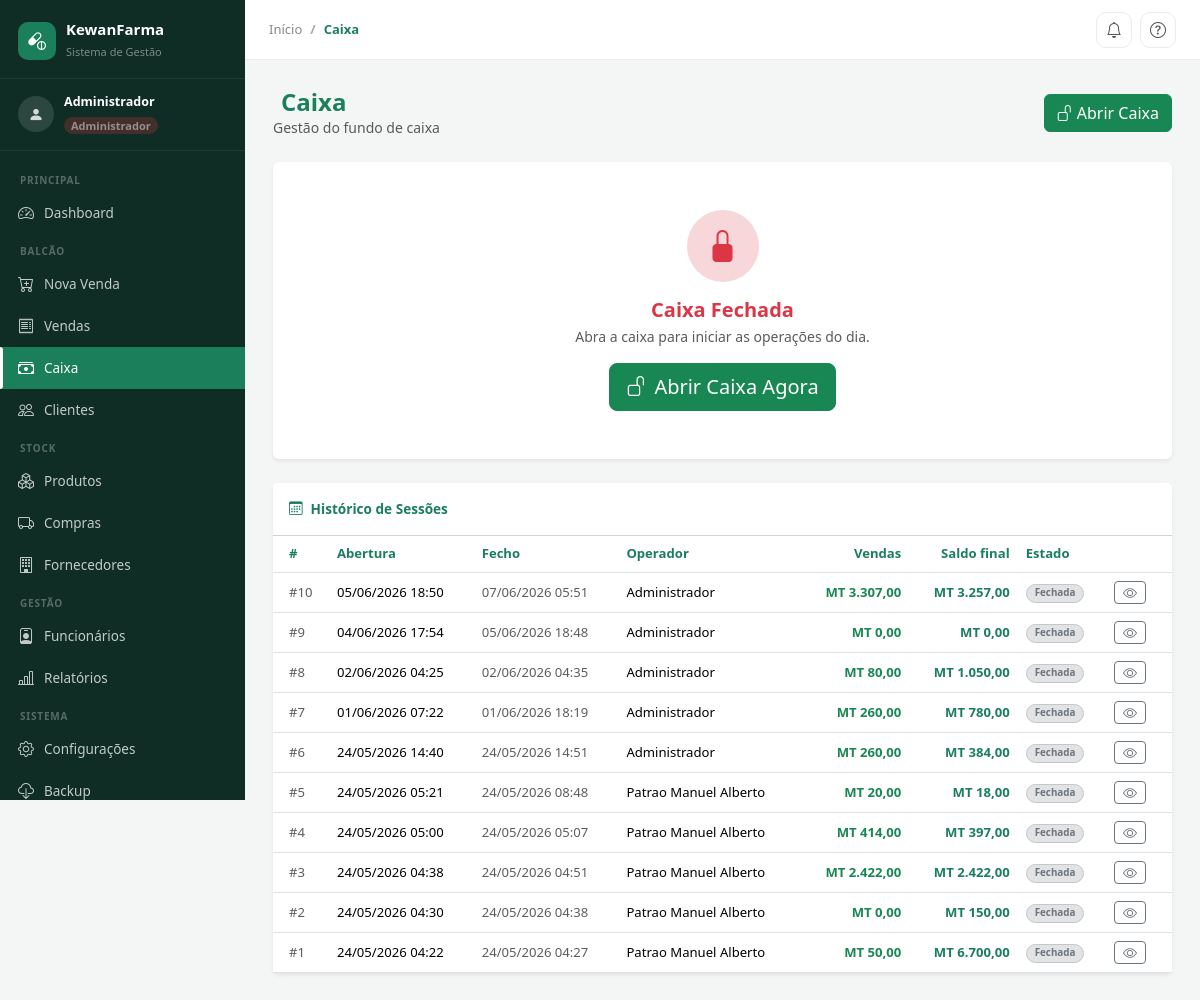
The app's page /caixa (signed in) with its own data.
### tables this page shows
CREATE TABLE `caixa` (
  `id` int(10) unsigned NOT NULL AUTO_INCREMENT,
  `usuario_id` int(10) unsigned NOT NULL,
  `saldo_inicial` decimal(12,2) NOT NULL DEFAULT 0.00,
  `saldo_final` decimal(12,2) DEFAULT NULL,
  `total_vendas` decimal(12,2) NOT NULL DEFAULT 0.00,
  `total_entradas` decimal(12,2) NOT NULL DEFAULT 0.00,
  `total_saidas` decimal(12,2) NOT NULL DEFAULT 0.00,
  `status` enum('aberto','fechado') NOT NULL DEFAULT 'aberto',
  `observacoes` text DEFAULT NULL,
  `aberto_em` timestamp NOT NULL DEFAULT current_timestamp(),
  `fechado_em` timestamp NULL DEFAULT NULL,
  PRIMARY KEY (`id`),
  KEY `idx_caixa_usuario` (`usuario_id`),
  KEY `idx_caixa_status` (`status`),
  KEY `idx_caixa_aberto_em` (`aberto_em`),
  CONSTRAINT `fk_caixa_usuario` FOREIGN KEY (`usuario_id`) REFERENCES `usuarios` (`id`) ON UPDATE CASCADE
);

CREATE TABLE `usuarios` (
  `id` int(10) unsigned NOT NULL AUTO_INCREMENT,
  `nome` varchar(120) NOT NULL,
  `email` varchar(180) NOT NULL,
  `senha_hash` varchar(255) NOT NULL,
  `perfil` enum('admin','farmaceutico','caixa','tecnico') NOT NULL DEFAULT 'caixa',
  `funcionario_id` int(10) unsigned DEFAULT NULL COMMENT 'Funcionário associado a este utilizador',
  `criado_por` int(10) unsigned DEFAULT NULL COMMENT 'Administrador que criou / atribuiu as credenciais',
  `token_reset` varchar(100) DEFAULT NULL COMMENT 'Token para redefinição de senha',
  `token_expira_em` timestamp NULL DEFAULT NULL COMMENT 'Validade do token de redefinição',
  `tentativas_login` tinyint(3) unsigned NOT NULL DEFAULT 0 COMMENT 'Contador de tentativas de login falhadas',
  `bloqueado_ate` timestamp NULL DEFAULT NULL COMMENT 'Conta bloqueada temporariamente até esta data',
  `telefone` varchar(20) DEFAULT NULL,
  `ativo` tinyint(1) NOT NULL DEFAULT 1,
  `ultimo_login` timestamp NULL DEFAULT NULL,
  `criado_em` timestamp NOT NULL DEFAULT current_timestamp(),
  `actualizado_em` timestamp NOT NULL DEFAULT current_timestamp() ON UPDATE current_timestamp(),
  PRIMARY KEY (`id`),
  UNIQUE KEY `uq_usuarios_email` (`email`),
  KEY `idx_usuarios_perfil` (`perfil`),
  KEY `idx_usuarios_ativo` (`ativo`),
  KEY `idx_usuarios_funcionario` (`funcionario_id`),
  KEY `fk_usuarios_criado_por` (`criado_por`),
  CONSTRAINT `fk_usuarios_criado_por` FOREIGN KEY (`criado_por`) REFERENCES `usuarios` (`id`) ON DELETE SET NULL ON UPDATE CASCADE,
  CONSTRAINT `fk_usuarios_funcionario` FOREIGN KEY (`funcionario_id`) REFERENCES `funcionarios` (`id`) ON DELETE SET NULL ON UPDATE CASCADE
);

### app/Views/caixa/caixa_index.php (the view, shortened to what the rows shown need)
<?php
$APP    = $_ENV['APP_URL'] ?? '';
$formas = ['dinheiro'=>'Dinheiro','mpesa'=>'M-Pesa','emola'=>'e-Mola',
           'cartao_debito'=>'Débito','cartao_credito'=>'Crédito','transferencia'=>'Transferência'];
$tiposMov = [
  'venda'      => ['success', 'bi-cart-check',     'Venda'],
  'entrada'    => ['success', 'bi-arrow-down-circle','Entrada'],
  'suprimento' => ['info',    'bi-plus-circle',     'Suprimento'],
  'devolucao'  => ['warning', 'bi-arrow-counterclockwise','Devolução'],
  'sangria'    => ['danger',  'bi-arrow-up-circle', 'Sangria'],
  'saida'      => ['danger',  'bi-dash-circle',     'Saída'],
];
?>
<div class="d-flex align-items-center justify-content-between mb-4 flex-wrap gap-2">
  <div>
    <h1 class="h4 fw-bold mb-0" style="color:var(--kf-primary)">
      <i class="bi bi-cash-register me-2"></i>Caixa
    </h1>
    <p class="text-muted small mb-0">Gestão do fundo de caixa</p>
  </div>
  <?php if ($caixaAberta): ?>
  <div class="d-flex gap-2">
    <button class="btn btn-sm btn-outline-warning" data-bs-toggle="modal" data-bs-target="#modalMovimento">
      <i class="bi bi-plus-slash-minus me-1"></i>Movimento
    </button>
    <button class="btn btn-sm btn-danger" data-bs-toggle="modal" data-bs-target="#modalFechar">
      <i class="bi bi-lock me-1"></i>Fechar Caixa
    </button>
  </div>
  <?php else: ?>
  <button class="btn btn-success" data-bs-toggle="modal" data-bs-target="#modalAbrir">
    <i class="bi bi-unlock me-1"></i>Abrir Caixa
  </button>
  <?php endif; ?>
</div>
<?php if ($caixaAberta): ?>
<div class="row g-3 mb-4">
  <div class="col-12 col-md-4">
    <div class="caixa-card shadow" style="background:linear-gradient(135deg,var(--kf-primary),#0d5c3a)">
      <div class="d-flex align-items-center gap-3 mb-3">
        <div class="rounded-circle bg-white bg-opacity-25 d-flex align-items-center justify-content-center"
             style="width:48px;height:48px">
          <i class="bi bi-unlock-fill fs-4 text-white"></i>
        </div>
        <div>
          <div class="fw-bold fs-5">Caixa Aberta</div>
          <div class="opacity-75 small"><?= date('d/m/Y H:i', strtotime($caixaAberta['aberto_em'])) ?></div>
        </div>
      </div>
      <div class="border-top border-white border-opacity-25 pt-3">
        <div class="d-flex justify-content-between mb-1 small">
          <span class="opacity-75">Operador</span>
          <span class="fw-semibold"><?= htmlspecialchars($caixaAberta['usuario_nome']) ?></span>
        </div>
        <div class="d-flex justify-content-between mb-1 small">
          <span class="opacity-75">Fundo inicial</span>
          <span class="fw-semibold">MT <?= number_format((float)$caixaAberta['saldo_inicial'],2,',','.') ?></span>
        </div>
        <?php
        $saldoEsp = (float)$caixaAberta['saldo_inicial'] + (float)$caixaAberta['total_entradas'] - (float)$caixaAberta['total_saidas'];
        ?>
        <div class="d-flex justify-content-between small border-top border-white border-opacity-25 pt-2 mt-2">
          <span class="opacity-75">Saldo esperado</span>
          <span class="fw-bold fs-6">MT <?= number_format($saldoEsp,2,',','.') ?></span>
        </div>
      </div>
    </div>
  </div>
  <div class="col-12 col-md-8">
    <div class="row g-3 h-100">
      <?php
      $totais = [
        ['Vendas', $caixaAberta['total_vendas'], 'bi-cart-check', '#198754'],
        ['Entradas', $caixaAberta['total_entradas'], 'bi-arrow-down-circle', '#0d6efd'],
        ['Saídas', $caixaAberta['total_saidas'], 'bi-arrow-up-circle', '#dc3545'],
        ['Saldo Líquido', max(0,$saldoEsp), 'bi-wallet2', '#1a7f5a'],
      ];
      foreach ($totais as [$lbl,$val,$icon,$cor]):
      ?>
      <div class="col-6">
        <div class="card border-0 shadow-sm h-100">
          <div class="card-body d-flex align-items-center gap-3 p-3">
            <div class="rounded-circle d-flex align-items-center justify-content-center flex-shrink-0"
                 style="width:40px;height:40px;background:<?= $cor ?>18">
              <i class="bi <?= $icon ?> fs-5" style="color:<?= $cor ?>"></i>
            </div>
            <div>
              <div class="fw-bold" style="font-size:1rem;color:<?= $cor ?>">
                MT <?= number_format((float)$val,2,',','.') ?>
              </div>
              <div class="text-muted small"><?= $lbl ?></div>
            </div>
          </div>
        </div>
      </div>
      <?php endforeach; ?>
    </div>
  </div>
</div>
<div class="row g-3 mb-4">
  <?php if (!empty($pagamentos)): ?>
  <div class="col-12 col-md-5">
    <div class="card border-0 shadow-sm h-100">
      <div class="card-header bg-white py-3 fw-semibold" style="font-size:.85rem;color:var(--kf-primary)">
        <i class="bi bi-pie-chart me-2"></i>Vendas por Pagamento
      </div>
      <div class="card-body p-0">
        <?php foreach ($pagamentos as $pg): ?>
        <div class="d-flex align-items-center justify-content-between px-3 py-2 border-bottom" style="font-size:.82rem">
          <div>
            <div class="fw-semibold"><?= $formas[$pg['forma_pagamento']] ?? $pg['forma_pagamento'] ?></div>
            <div class="text-muted"><?= $pg['total_vendas'] ?> venda(s)</div>
          </div>
          <div class="fw-bold text-success">MT <?= number_format((float)$pg['total_valor'],2,',','.') ?></div>
        </div>
        <?php endforeach; ?>
      </div>
    </div>
  </div>
  <?php endif; ?>
  <div class="col-12 col-md-<?= !empty($pagamentos) ? '7' : '12' ?>">
    <div class="card border-0 shadow-sm h-100">
      <div class="card-header bg-white py-3 d-flex align-items-center justify-content-between">
        <span class="fw-semibold" style="font-size:.85rem;color:var(--kf-primary)">
          <i class="bi bi-clock-history me-2"></i>Últimos Movimentos
        </span>
        <a href="<?= $APP ?>/caixa/<?= $caixaAberta['id'] ?>" class="btn btn-outline-secondary btn-sm py-0 px-2" style="font-size:.75rem">
          Ver todos
        </a>
      </div>
      <div class="card-body p-0" style="max-height:280px;overflow-y:auto">
        <?php if (empty($movimentos)): ?>
        <div class="text-center py-4 text-muted small">Nenhum movimento ainda.</div>
        <?php else: ?>
        <?php foreach ($movimentos as $m):
          [$mc,$mi,$ml] = $tiposMov[$m['tipo']] ?? ['secondary','bi-circle',$m['tipo']];
          $isEntrada = in_array($m['tipo'], ['venda','entrada','suprimento','devolucao']);
        ?>
        <div class="mov-row d-flex align-items-start gap-2">
          <div class="mov-dot mt-1 bg-<?= $mc ?>"></div>
          <div class="flex-fill">
            <div class="d-flex justify-content-between">
              <span class="fw-semibold"><?= $ml ?>
                <?php if ($m['numero_venda']): ?>
                <span class="text-muted fw-normal">· <?= htmlspecialchars($m['numero_venda']) ?></span>
                <?php endif; ?>
              </span>
              <span class="fw-bold <?= $isEntrada ? 'text-success' : 'text-danger' ?>">
                <?= $isEntrada ? '+' : '-' ?>MT <?= number_format((float)$m['valor'],2,',','.') ?>
              </span>
            </div>
            <div class="text-muted" style="font-size:.75rem">
              <?= htmlspecialchars($m['descricao'] ?? '') ?>
              · <?= date('H:i', strtotime($m['criado_em'])) ?>
            </div>
          </div>
        </div>
        <?php endforeach; ?>
        <?php endif; ?>
      </div>
    </div>
  </div>
</div>
<?php else: ?>
<div class="card border-0 shadow-sm mb-4">
  <div class="card-body text-center py-5">
    <div class="rounded-circle d-flex align-items-center justify-content-center mx-auto mb-3"
         style="width:72px;height:72px;background:#f8d7da">
      <i class="bi bi-lock-fill text-danger" style="font-size:2rem"></i>
    </div>
    <h5 class="fw-bold text-danger mb-1">Caixa Fechada</h5>
    <p class="text-muted small mb-3">Abra a caixa para iniciar as operações do dia.</p>
    <button class="btn btn-success btn-lg" data-bs-toggle="modal" data-bs-target="#modalAbrir">
      <i class="bi bi-unlock me-2"></i>Abrir Caixa Agora
    </button>
  </div>
</div>
<?php endif; ?>
<div class="card border-0 shadow-sm">
  <div class="card-header bg-white py-3 fw-semibold" style="font-size:.85rem;color:var(--kf-primary)">
    <i class="bi bi-calendar3 me-2"></i>Histórico de Sessões
  </div>
  <div class="card-body p-0">
    <?php if (empty($historico['data'])): ?>
    <div class="text-center py-4 text-muted small">Nenhuma sessão registada.</div>
    <?php else: ?>
    <div class="table-responsive">
      <table class="table table-hover align-middle mb-0" style="font-size:.82rem">
        <thead style="background:var(--kf-primary-light)">
          <tr>
            <th class="ps-3 py-2 fw-semibold" style="color:var(--kf-primary)">#</th>
            <th class="py-2 fw-semibold" style="color:var(--kf-primary)">Abertura</th>
            <th class="py-2 fw-semibold d-none d-md-table-cell" style="color:var(--kf-primary)">Fecho</th>
            <th class="py-2 fw-semibold d-none d-md-table-cell" style="color:var(--kf-primary)">Operador</th>
            <th class="py-2 fw-semibold text-end" style="color:var(--kf-primary)">Vendas</th>
            <th class="py-2 fw-semibold text-end" style="color:var(--kf-primary)">Saldo final</th>
            <th class="py-2 fw-semibold" style="color:var(--kf-primary)">Estado</th>
            <th class="pe-3 py-2"></th>
          </tr>
        </thead>
        <tbody>
        <?php foreach ($historico['data'] as $s): ?>
        <tr>
          <td class="ps-3 text-muted">#<?= $s['id'] ?></td>
          <td><?= date('d/m/Y H:i', strtotime($s['aberto_em'])) ?></td>
          <td class="d-none d-md-table-cell text-muted">
            <?= $s['fechado_em'] ? date('d/m/Y H:i', strtotime($s['fechado_em'])) : '—' ?>
          </td>
          <td class="d-none d-md-table-cell"><?= htmlspecialchars($s['usuario_nome']) ?></td>
          <td class="text-end fw-semibold text-success">MT <?= number_format((float)$s['total_vendas'],2,',','.') ?></td>
          <td class="text-end fw-bold" style="color:var(--kf-primary)">
            <?= $s['saldo_final'] !== null ? 'MT '.number_format((float)$s['saldo_final'],2,',','.') : '—' ?>
          </td>
          <td>
            <?php if ($s['status'] === 'aberto'): ?>
            <span class="badge bg-success-subtle text-success border border-success-subtle rounded-pill px-2">Aberta</span>
            <?php else: ?>
            <span class="badge bg-secondary-subtle text-secondary border border-secondary-subtle rounded-pill px-2">Fechada</span>
            <?php endif; ?>
          </td>
          <td class="pe-3">
            <a href="<?= $APP ?>/caixa/<?= $s['id'] ?>" class="btn btn-sm btn-outline-secondary py-0 px-2">
              <i class="bi bi-eye"></i>
            </a>
          </td>
        </tr>
        <?php endforeach; ?>
        </tbody>
      </table>
    </div>
    <?php endif; ?>
  </div>
</div>

### core/Router.php (shortened to what the rows shown need)
<?php
class Router {
    private array $routes = [];
    public function get(string $path, array $action): void {
        $this->routes['GET'][$path] = $action;
    }
    public function post(string $path, array $action): void {
        $this->routes['POST'][$path] = $action;
    }
    public function dispatch(string $url, string $method): void {
        $url    = rtrim($url, '/') ?: '/';
        $method = strtoupper($method);
        foreach ($this->routes[$method] ?? [] as $pattern => $action) {
            $regex = preg_replace('/\{(\w+)\}/', '(?P<$1>[^/]+)', $pattern);
            if (preg_match('#^' . $regex . '$#', $url, $matches)) {
                $params = array_filter($matches, 'is_string', ARRAY_FILTER_USE_KEY);
                [$controllerName, $methodName] = $action;
                (new $class)->{$methodName}(...array_values($params));
                return;
            }
        }
    }
}

### records on screen
caixa: id "10", aberto_em "05/06/2026 18:50", fechado_em "07/06/2026 05:51", usuario.nome "Administrador", total_vendas "3.307,00", saldo_final "3.257,00", status "Fechada"
caixa: id "9", aberto_em "04/06/2026 17:54", fechado_em "05/06/2026 18:48", usuario.nome "Administrador", total_vendas "0,00", saldo_final "0,00", status "Fechada"
caixa: id "8", aberto_em "02/06/2026 04:25", fechado_em "02/06/2026 04:35", usuario.nome "Administrador", total_vendas "80,00", saldo_final "1.050,00", status "Fechada"
caixa: id "7", aberto_em "01/06/2026 07:22", fechado_em "01/06/2026 18:19", usuario.nome "Administrador", total_vendas "260,00", saldo_final "780,00", status "Fechada"
caixa: id "6", aberto_em "24/05/2026 14:40", fechado_em "24/05/2026 14:51", usuario.nome "Administrador", total_vendas "260,00", saldo_final "384,00", status "Fechada"
caixa: id "5", aberto_em "24/05/2026 05:21", fechado_em "24/05/2026 08:48", usuario.nome "Patrao Manuel Alberto", total_vendas "20,00", saldo_final "18,00", status "Fechada"
caixa: id "4", aberto_em "24/05/2026 05:00", fechado_em "24/05/2026 05:07", usuario.nome "Patrao Manuel Alberto", total_vendas "414,00", saldo_final "397,00", status "Fechada"
caixa: id "3", aberto_em "24/05/2026 04:38", fechado_em "24/05/2026 04:51", usuario.nome "Patrao Manuel Alberto", total_vendas "2.422,00", saldo_final "2.422,00", status "Fechada"
caixa: id "2", aberto_em "24/05/2026 04:30", fechado_em "24/05/2026 04:38", usuario.nome "Patrao Manuel Alberto", total_vendas "0,00", saldo_final "150,00", status "Fechada"
caixa: id "1", aberto_em "24/05/2026 04:22", fechado_em "24/05/2026 04:27", usuario.nome "Patrao Manuel Alberto", total_vendas "50,00", saldo_final "6.700,00", status "Fechada"

### other values on screen
$label "Caixa"
